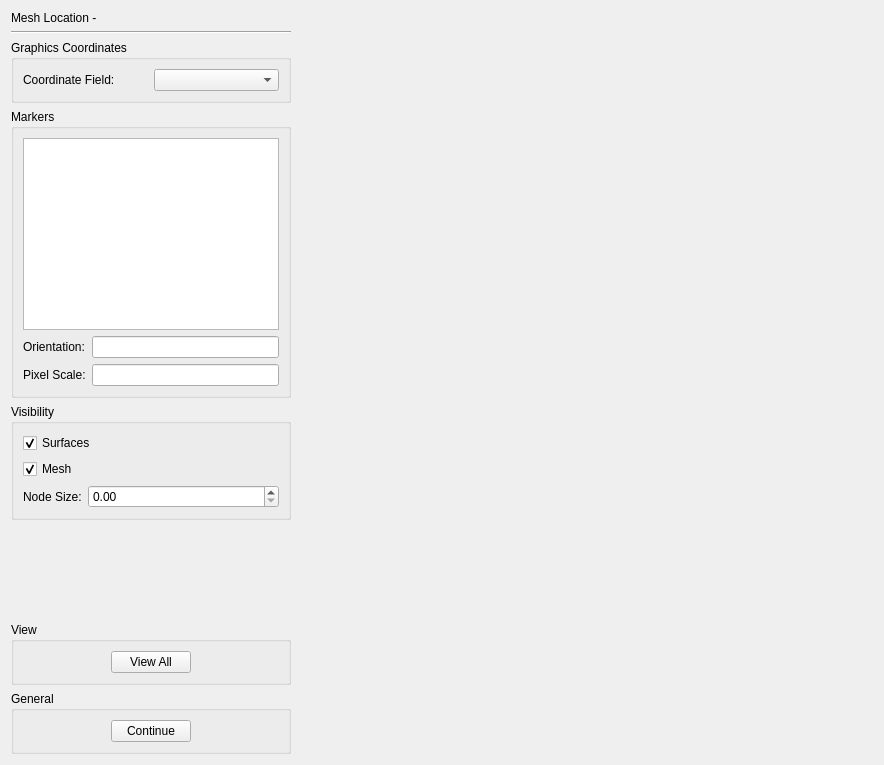
<?xml version="1.0" encoding="UTF-8"?>
<ui version="4.0">
 <class>MeshLocationWidget</class>
 <widget class="QWidget" name="MeshLocationWidget">
  <property name="geometry">
   <rect>
    <x>0</x>
    <y>0</y>
    <width>884</width>
    <height>765</height>
   </rect>
  </property>
  <property name="windowTitle">
   <string>Mesh Location</string>
  </property>
  <layout class="QHBoxLayout" name="horizontalLayout_3">
   <item>
    <layout class="QVBoxLayout" name="verticalLayout">
     <item>
      <layout class="QHBoxLayout" name="horizontalLayoutHeader">
       <item>
        <widget class="QLabel" name="labelMeshLocation">
         <property name="sizePolicy">
          <sizepolicy hsizetype="Minimum" vsizetype="Preferred">
           <horstretch>0</horstretch>
           <verstretch>0</verstretch>
          </sizepolicy>
         </property>
         <property name="text">
          <string>Mesh Location - </string>
         </property>
        </widget>
       </item>
       <item>
        <widget class="QLabel" name="labelMeshLocationIdentifier">
         <property name="text">
          <string/>
         </property>
        </widget>
       </item>
      </layout>
     </item>
     <item>
      <widget class="Line" name="line">
       <property name="orientation">
        <enum>Qt::Horizontal</enum>
       </property>
      </widget>
     </item>
     <item>
      <widget class="QGroupBox" name="groupBoxGraphics">
       <property name="title">
        <string>Graphics Coordinates</string>
       </property>
       <layout class="QVBoxLayout" name="verticalLayout_8">
        <item>
         <layout class="QGridLayout" name="gridLayout_3">
          <item row="0" column="1">
           <widget class="QComboBox" name="comboBoxCoordinateField"/>
          </item>
          <item row="0" column="0">
           <widget class="QLabel" name="labelCoordinateField">
            <property name="maximumSize">
             <size>
              <width>160</width>
              <height>16777215</height>
             </size>
            </property>
            <property name="text">
             <string>Coordinate Field:</string>
            </property>
           </widget>
          </item>
         </layout>
        </item>
       </layout>
      </widget>
     </item>
     <item>
      <widget class="QGroupBox" name="groupBoxMarkers">
       <property name="title">
        <string>Markers</string>
       </property>
       <layout class="QFormLayout" name="formLayout">
        <item row="0" column="0" colspan="2">
         <widget class="QListView" name="listViewMarkers"/>
        </item>
        <item row="1" column="0">
         <widget class="QLabel" name="labelOrientation">
          <property name="text">
           <string>Orientation:</string>
          </property>
         </widget>
        </item>
        <item row="1" column="1">
         <widget class="QLineEdit" name="lineEditOrientation">
          <property name="acceptDrops">
           <bool>false</bool>
          </property>
          <property name="readOnly">
           <bool>true</bool>
          </property>
         </widget>
        </item>
        <item row="2" column="0">
         <widget class="QLabel" name="labelScale">
          <property name="text">
           <string>Pixel Scale:</string>
          </property>
         </widget>
        </item>
        <item row="2" column="1">
         <widget class="QLineEdit" name="lineEditScale"/>
        </item>
       </layout>
      </widget>
     </item>
     <item>
      <widget class="QGroupBox" name="groupBoxVisibility">
       <property name="title">
        <string>Visibility</string>
       </property>
       <layout class="QVBoxLayout" name="verticalLayout_6">
        <item>
         <widget class="QCheckBox" name="checkBoxSurfacesVisibility">
          <property name="text">
           <string>Surfaces</string>
          </property>
          <property name="checked">
           <bool>true</bool>
          </property>
         </widget>
        </item>
        <item>
         <widget class="QCheckBox" name="checkBoxMeshVisibility">
          <property name="text">
           <string>Mesh</string>
          </property>
          <property name="checked">
           <bool>true</bool>
          </property>
         </widget>
        </item>
        <item>
         <layout class="QGridLayout" name="gridLayout">
          <item row="0" column="0">
           <widget class="QLabel" name="labelNodeSize">
            <property name="sizePolicy">
             <sizepolicy hsizetype="Maximum" vsizetype="Preferred">
              <horstretch>0</horstretch>
              <verstretch>0</verstretch>
             </sizepolicy>
            </property>
            <property name="text">
             <string>Node Size:</string>
            </property>
           </widget>
          </item>
          <item row="0" column="1">
           <widget class="QDoubleSpinBox" name="spinBoxNodeSize">
            <property name="sizePolicy">
             <sizepolicy hsizetype="Minimum" vsizetype="Fixed">
              <horstretch>0</horstretch>
              <verstretch>0</verstretch>
             </sizepolicy>
            </property>
            <property name="singleStep">
             <double>0.100000000000000</double>
            </property>
           </widget>
          </item>
         </layout>
        </item>
       </layout>
      </widget>
     </item>
     <item>
      <spacer name="verticalSpacer">
       <property name="orientation">
        <enum>Qt::Vertical</enum>
       </property>
       <property name="sizeHint" stdset="0">
        <size>
         <width>20</width>
         <height>40</height>
        </size>
       </property>
      </spacer>
     </item>
     <item>
      <widget class="QGroupBox" name="groupBoxView">
       <property name="title">
        <string>View</string>
       </property>
       <layout class="QHBoxLayout" name="horizontalLayout">
        <item>
         <spacer name="horizontalSpacer_4">
          <property name="orientation">
           <enum>Qt::Horizontal</enum>
          </property>
          <property name="sizeHint" stdset="0">
           <size>
            <width>50</width>
            <height>17</height>
           </size>
          </property>
         </spacer>
        </item>
        <item>
         <widget class="QPushButton" name="pushButtonViewAll">
          <property name="text">
           <string>View All</string>
          </property>
         </widget>
        </item>
        <item>
         <spacer name="horizontalSpacer_3">
          <property name="orientation">
           <enum>Qt::Horizontal</enum>
          </property>
          <property name="sizeHint" stdset="0">
           <size>
            <width>50</width>
            <height>17</height>
           </size>
          </property>
         </spacer>
        </item>
       </layout>
      </widget>
     </item>
     <item>
      <widget class="QGroupBox" name="groupBoxGeneral">
       <property name="title">
        <string>General</string>
       </property>
       <layout class="QHBoxLayout" name="horizontalLayout_2">
        <item>
         <spacer name="horizontalSpacer">
          <property name="orientation">
           <enum>Qt::Horizontal</enum>
          </property>
          <property name="sizeHint" stdset="0">
           <size>
            <width>40</width>
            <height>20</height>
           </size>
          </property>
         </spacer>
        </item>
        <item>
         <widget class="QPushButton" name="pushButtonContinue">
          <property name="text">
           <string>Continue</string>
          </property>
         </widget>
        </item>
        <item>
         <spacer name="horizontalSpacer_2">
          <property name="orientation">
           <enum>Qt::Horizontal</enum>
          </property>
          <property name="sizeHint" stdset="0">
           <size>
            <width>46</width>
            <height>17</height>
           </size>
          </property>
         </spacer>
        </item>
       </layout>
      </widget>
     </item>
    </layout>
   </item>
   <item>
    <widget class="BaseSceneviewerWidget" name="widgetZinc" native="true">
     <property name="sizePolicy">
      <sizepolicy hsizetype="Preferred" vsizetype="Preferred">
       <horstretch>3</horstretch>
       <verstretch>1</verstretch>
      </sizepolicy>
     </property>
    </widget>
   </item>
  </layout>
 </widget>
 <customwidgets>
  <customwidget>
   <class>BaseSceneviewerWidget</class>
   <extends>QWidget</extends>
   <header>cmlibs/widgets/basesceneviewerwidget.h</header>
   <container>1</container>
  </customwidget>
 </customwidgets>
 <resources/>
 <connections/>
</ui>
